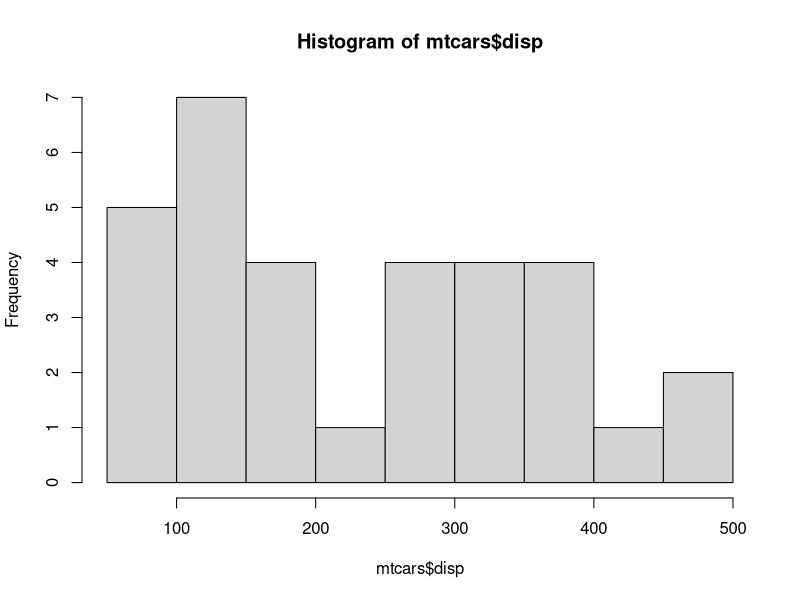
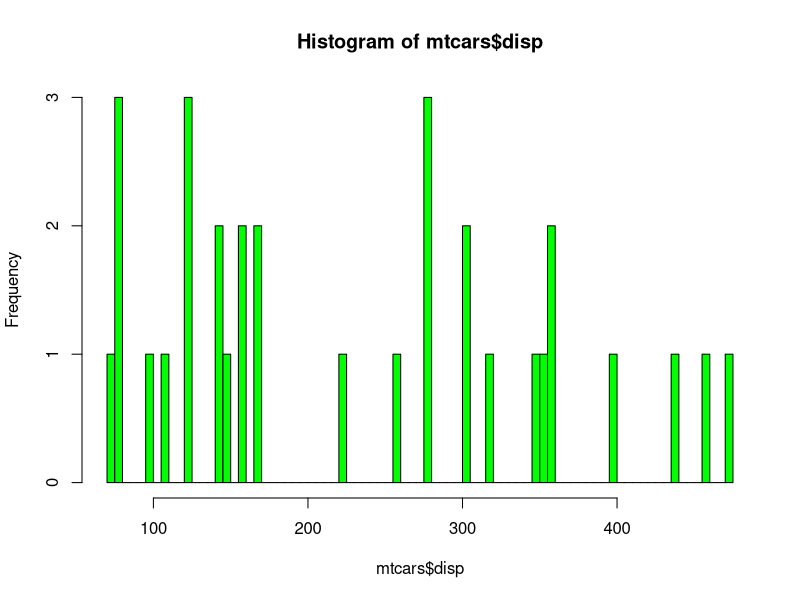
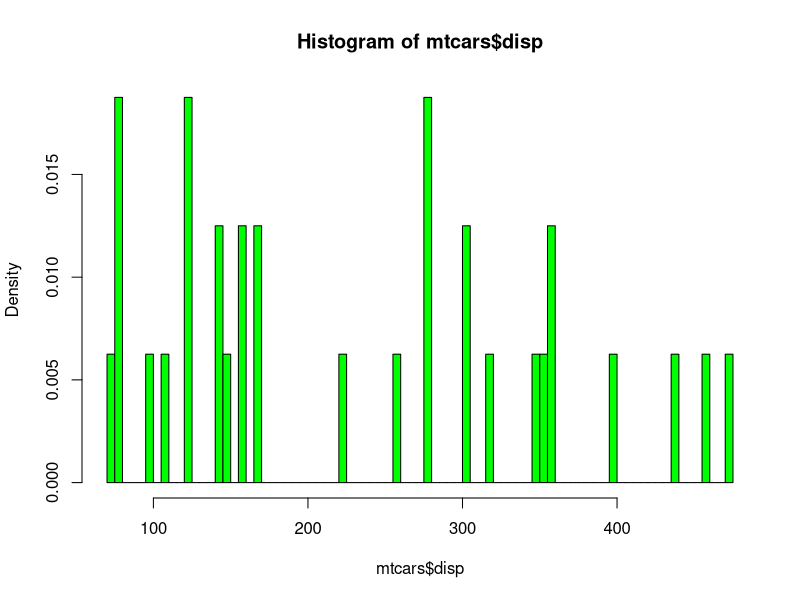
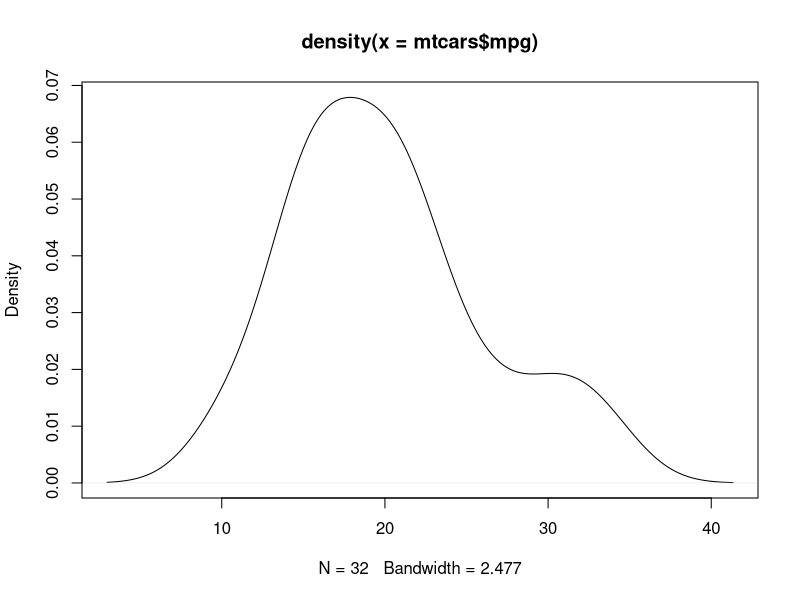
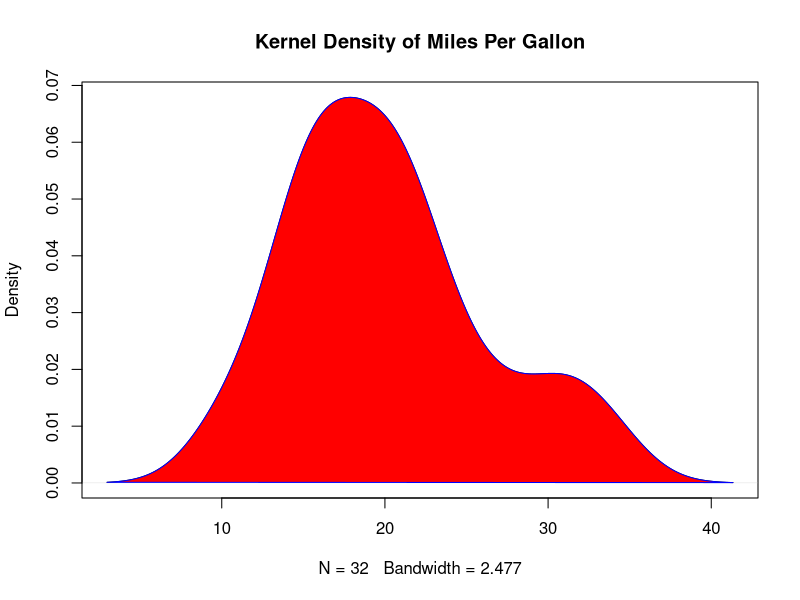
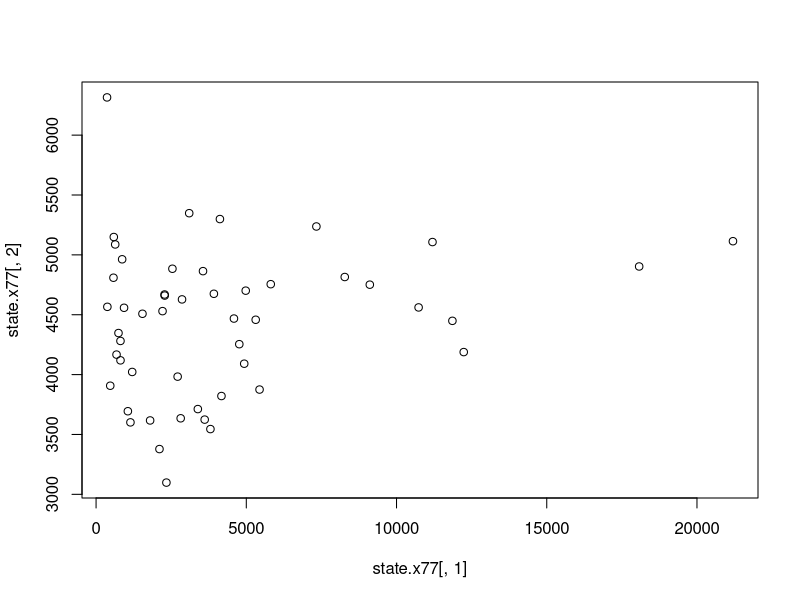
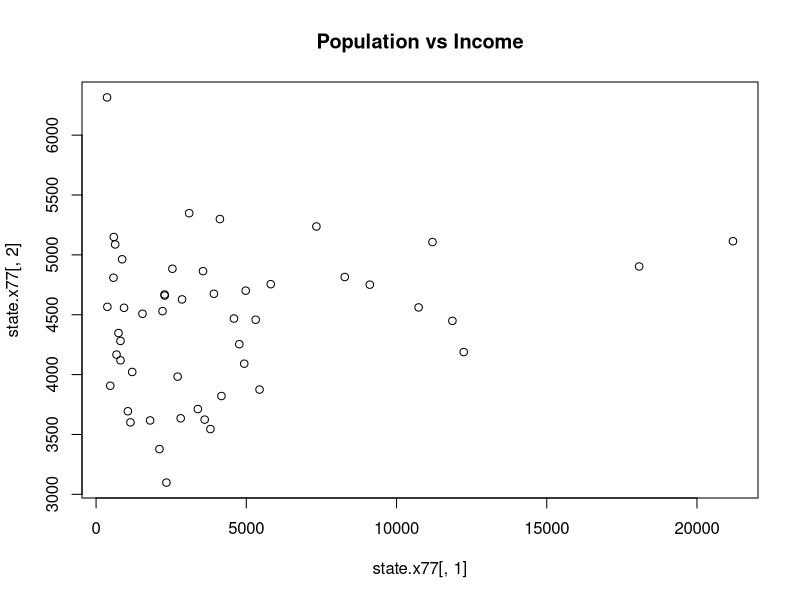
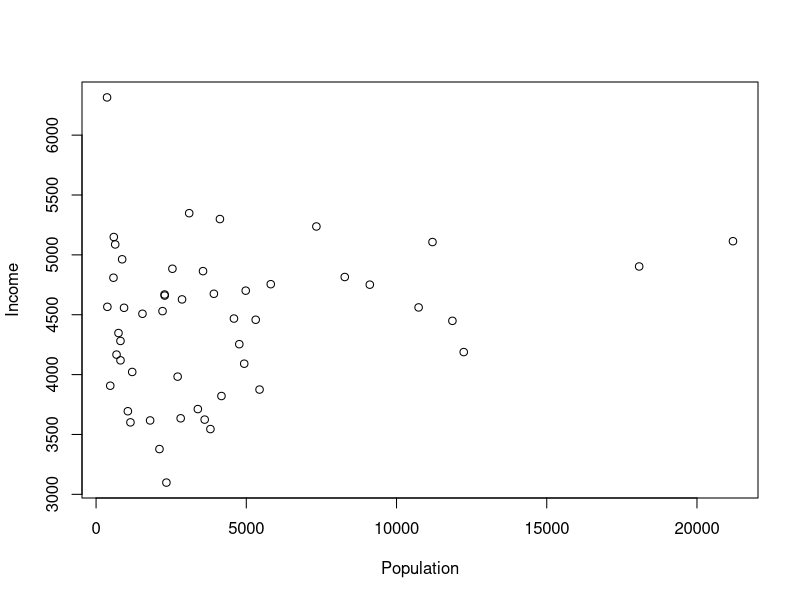

Recreate these plots in R, in order. (Note: this script raises an error after producing the figures.)
## ---- chunk 1
library(datasets)

hist(mtcars$disp)
hist(mtcars$disp, breaks=100, col="Green")

## density instead of frequency

hist(mtcars$disp, breaks=100, col="Green", freq=FALSE)

## density plot
d <- density(mtcars$mpg) ## saving the density output in a variable
plot(d) # intelligently plots the results

## filled density plot

d <- density(mtcars$mpg)
plot(d, main="Kernel Density of Miles Per Gallon")
polygon(d, col="red", border="blue")
## ---- chunk 2
## population vs income
plot(state.x77[,1], state.x77[,2])

## adding plot title
plot(state.x77[,1], state.x77[,2], main = "Population vs Income")

#### adding x and y labels - xlab and ylab
plot(state.x77[,1], state.x77[,2], xlab="Population", ylab="Income")

#### adding color - color number
plot(state.x77[,1], state.x77[,2], xlab="Population", ylab="Income", col=2)

#### adding color - with name
plot(state.x77[,1], state.x77[,2], xlab="Population", ylab="Income", col="blue")

#### pch

## changing type of point using pch
plot(state.x77[,1], state.x77[,2], xlab="Population", ylab="Income", col=3, pch=20)

#### cex

## controlling size of symbols using cex

### cex = 0.8
plot(state.x77[,1], state.x77[,2], xlab="Population", ylab="Income", col=3, pch=20, cex = 0.8)

### cex = 1.8
plot(state.x77[,1], state.x77[,2], xlab="Population", ylab="Income", col=3, pch=20, cex = 1.8)

## ---- chunk 3
## line plots
plot(state.x77[,1], state.x77[,2], xlab="Population", ylab="Income", col=3, type="l")

## points and lines
plot(state.x77[,1], state.x77[,2], xlab="Population", ylab="Income", col=3, type="b")

## line type
plot(state.x77[,1], state.x77[,2], xlab="Population", ylab="Income", col=3, type="b", lty=2)

## different line type
plot(state.x77[,1], state.x77[,2], xlab="Population", ylab="Income", col=3, type="b", lty=4)

## line width
plot(state.x77[,1], state.x77[,2], xlab="Population", ylab="Income", col=3, type="b", lty=4, lwd=2)

## abline
plot(state.x77[,1], state.x77[,2], xlab="Population", ylab="Income", col=3)
abline(h=4000,col="red")
abline(v=7000,col="blue", lty=3, lwd=4)

plot(state.x77[,1], state.x77[,2], xlab="Population", ylab="Income", col=3)
model <- lm(state.x77[,2] ~ state.x77[,1])
abline(model, lwd=2, lty=3)
## ---- chunk 4
## Example of labeling points

plot(mtcars$wt, mtcars$mpg, main="Mileage vs. Car Weight", 
  	xlab="Weight", ylab="Mileage", pch=18, col="blue")
text(mtcars$wt, mtcars$mpg, row.names(mtcars), cex=0.6, pos=4, col="red")
## ---- chunk 5
x <- c(1:5); y <- x # create some data 
par(pch=22, col="red") # plotting symbol and color 
par(mfrow=c(2,4)) # all plots on one page 
opts = c("p","l","o","b","c","s","S","h") 
for(i in 1:length(opts)){ 
  heading = paste("type=",opts[i]) 
  plot(x, y, type="n", main=heading) 
  lines(x, y, type=opts[i]) 
}
## ---- chunk 6
library(datasets)
boxplot(state.x77)
boxplot(scale(state.x77))

## population
boxplot(state.x77[,1], ylab="Population")
title("Boxplot of State Populations")

# Boxplot of MPG by Car Cylinders 
boxplot(mpg~cyl,data=mtcars, main="Car Milage Data", 
  	xlab="Number of Cylinders", ylab="Miles Per Gallon")

## ---- chunk 7
## Row-wise
par(mfrow=c(2,1))
plot(state.x77[,1], state.x77[,2], xlab="Population", ylab="Income", col=3)

plot(state.x77[,1], ylab="Population")
## ---- chunk 8
## Column-wise
par(mfcol=c(1,2))
plot(state.x77[,1], state.x77[,2], xlab="Population", ylab="Income", col=3)

plot(state.x77[,1], ylab="Population")

plot(state.x77[,2], ylab="Income")

par(mfcol=c(1,1))
## ---- chunk 9
JohnsonJohnson

class(JohnsonJohnson)

m <- matrix(JohnsonJohnson, ncol=4, byrow = TRUE)
m

matplot(m, type="l")
## ---- chunk 10
# Q-Q plots
x1 <- rnorm(100)

qqnorm(x1)
qqline(x1)

# Comparing 2 distributions
par(mfrow=c(1,2))

x <- rt(100, df=3)
# normal fit
qqnorm(x); qqline(x)

# t(3Df) fit 
qqplot(rt(1000,df=3), x, main="t(3) Q-Q Plot", 
   ylab="Sample Quantiles")
abline(0,1)
## ---- chunk 11
library(ggplot2)

ggplot(data=mtcars, aes(x=wt, y=mpg)) + 
    geom_point() + 
    labs(title="Automobile Data", x="Weight", y="Miles Per Gallon")

## ---- chunk 12
ggplot(data=mtcars, aes(x=wt, y=mpg, color=cyl)) + 
    geom_point(size=5) + 
    labs(title="Automobile Data", x="Weight", y="Miles Per Gallon")

ggplot(data=mtcars, aes(x=wt, y=mpg, color=factor(cyl))) + 
    geom_point() + 
    labs(title="Automobile Data", x="Weight", y="Miles Per Gallon")

ggplot(data=mtcars, aes(x=wt, y=mpg, color=factor(cyl))) + 
    geom_point(color="red") + 
    labs(title="Automobile Data", x="Weight", y="Miles Per Gallon")
## ---- chunk 13
library(lattice)

ggplot(singer, aes(x=height)) + 
    geom_histogram()

ggplot(singer, aes(x=height)) + 
    geom_histogram(binwidth = 2)

## ---- chunk 14
ggplot(singer, aes(x=voice.part, y=height)) + 
    geom_boxplot()
## ---- chunk 15
data(Salaries, package="car")

ggplot(Salaries, aes(x=rank, fill=sex)) + 
    geom_bar(position="stack") + 
    labs(title='position="stack"') 

ggplot(Salaries, aes(x=rank, fill=sex)) + 
    geom_bar(position="dodge") + 
    labs(title='position="dodge"') 

ggplot(Salaries, aes(x=rank, fill=sex)) + 
    geom_bar(position="fill") + 
    labs(title='position="fill"')

ggplot(Salaries, aes(x=rank, fill=sex)) + 
    geom_bar(position="fill") + 
    labs(title='position="fill"') + 
    coord_flip()
## ---- chunk 16
JohnsonJohnson

jj <- matrix(JohnsonJohnson, ncol = 4, byrow = TRUE)

jj <- cbind(matrix(1960:1980),jj)

colnames(jj) <- c("Year","Q1", "Q2", "Q3", "Q4")

jj <- data.frame(jj)

ggplot(jj,aes(x=Year,y=Q1)) + 
    geom_line()


### illustrating example of reshaping data for ggplot plotting
library(reshape2)

melt_jj <- melt(jj, id.vars = "Year")

ggplot(melt_jj, aes(x=Year, y = value, color=variable)) + 
    geom_line()
## ---- chunk 17
data(Salaries, package="car")
library(ggplot2)

ggplot(Salaries, aes(x=salary)) + 
    geom_density(alpha=0.3)

ggplot(Salaries, aes(x=salary, fill=rank)) + 
    geom_density(alpha=0.3)

ggplot(Salaries, aes(x=yrs.since.phd, y=salary, shape=sex, color=rank )) + 
    geom_point(size=5)

## ---- chunk 18
data(singer, package="lattice") 
library(ggplot2) 

ggplot(data=singer, aes(x=height)) + 
    geom_histogram() + 
    facet_wrap(~voice.part, nrow=4)
## ---- chunk 19

m <- mtcars

m$am <- factor(m$am, levels=c(0,1), labels=c("Automatic", "Manual")) 

m$vs <- factor(m$vs, levels=c(0,1), labels=c("V-Engine", "Straight Engine")) 

m$cyl <- factor(m$cyl)

ggplot(data=m, aes(x=hp, y=mpg, shape=cyl, color=cyl)) + 
    geom_point(size=3) + 
    facet_grid(am~vs) + 
    labs(title="Automobile Data by Engine Type", 
         x="Horse Power", y="Miles Per Gallon")
## ---- chunk 20
library(gridExtra)

p1 <- ggplot(data=mtcars, aes(x=wt, y=mpg, color=factor(cyl))) + 
    geom_point(pch=17, color="blue", size=2) + 
    geom_smooth(method="lm", color="red", linetype=2) + 
    labs(title="Automobile Data", x="Weight", y="Miles Per Gallon")

p2 <- ggplot(data=mtcars, aes(x=wt, y=mpg, color=factor(cyl))) + 
    geom_point(pch=17, color="blue", size=2) + 
    geom_smooth(method="loess", color="red", linetype=2) + 
    labs(title="Automobile Data", x="Weight", y="Miles Per Gallon")

grid.arrange(p1,p2,ncol=2)

grid.arrange(p1,p2,nrow=2)
## ---- chunk 21
ggplot(mtcars,aes(x=wt, y=hp)) + 
    geom_point()
ggsave("myplot.pdf")
ggsave("myplot.png")
